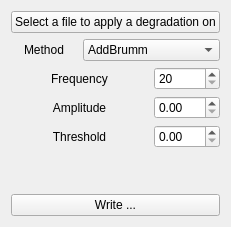
      <widget class="QWidget" name="degradationTab">
       <attribute name="title">
        <string>Degradation methods</string>
       </attribute>
       <layout class="QGridLayout" name="gridLayout_13">
        <item row="3" column="0">
         <widget class="QPushButton" name="degradationWrite">
          <property name="cursor">
           <cursorShape>PointingHandCursor</cursorShape>
          </property>
          <property name="text">
           <string>Write ...</string>
          </property>
          <property name="icon">
           <iconset resource="icons/qstyle.qrc">
            <normaloff>:/trolltech/styles/commonstyle/images/desktop-32.png</normaloff>:/trolltech/styles/commonstyle/images/desktop-32.png</iconset>
          </property>
          <property name="iconSize">
           <size>
            <width>32</width>
            <height>32</height>
           </size>
          </property>
         </widget>
        </item>
        <item row="1" column="0">
         <layout class="QGridLayout" name="gridLayout_12">
          <item row="4" column="2">
           <widget class="QDoubleSpinBox" name="degradationThreshold"/>
          </item>
          <item row="3" column="2">
           <widget class="QDoubleSpinBox" name="degradationAmplitude"/>
          </item>
          <item row="4" column="0" colspan="2">
           <widget class="QLabel" name="label_9">
            <property name="text">
             <string>Threshold</string>
            </property>
            <property name="alignment">
             <set>Qt::AlignCenter</set>
            </property>
           </widget>
          </item>
          <item row="2" column="2">
           <widget class="QSpinBox" name="degradationFrequency">
            <property name="minimum">
             <number>20</number>
            </property>
            <property name="maximum">
             <number>8000</number>
            </property>
           </widget>
          </item>
          <item row="1" column="1" colspan="2">
           <widget class="QComboBox" name="degradationMethod">
            <item>
             <property name="text">
              <string>AddBrumm</string>
             </property>
            </item>
            <item>
             <property name="text">
              <string>AddWhiteNoise</string>
             </property>
            </item>
            <item>
             <property name="text">
              <string>Amplify</string>
             </property>
            </item>
            <item>
             <property name="text">
              <string>Convolution</string>
             </property>
            </item>
            <item>
             <property name="text">
              <string>Exchange</string>
             </property>
            </item>
            <item>
             <property name="text">
              <string>FFTAmplify</string>
             </property>
            </item>
            <item>
             <property name="text">
              <string>FFTNoise</string>
             </property>
            </item>
            <item>
             <property name="text">
              <string>Invert</string>
             </property>
            </item>
            <item>
             <property name="text">
              <string>Smooth</string>
             </property>
            </item>
            <item>
             <property name="text">
              <string>Stat1</string>
             </property>
            </item>
            <item>
             <property name="text">
              <string>ZeroCross</string>
             </property>
            </item>
           </widget>
          </item>
          <item row="2" column="0" colspan="2">
           <widget class="QLabel" name="label_8">
            <property name="text">
             <string>Frequency</string>
            </property>
            <property name="alignment">
             <set>Qt::AlignCenter</set>
            </property>
           </widget>
          </item>
          <item row="3" column="0" colspan="2">
           <widget class="QLabel" name="label_7">
            <property name="text">
             <string>Amplitude</string>
            </property>
            <property name="alignment">
             <set>Qt::AlignCenter</set>
            </property>
           </widget>
          </item>
          <item row="1" column="0">
           <widget class="QLabel" name="label_6">
            <property name="layoutDirection">
             <enum>Qt::LeftToRight</enum>
            </property>
            <property name="text">
             <string>Method</string>
            </property>
            <property name="alignment">
             <set>Qt::AlignCenter</set>
            </property>
           </widget>
          </item>
         </layout>
        </item>
        <item row="0" column="0">
         <widget class="QPushButton" name="degradationSelect">
          <property name="cursor">
           <cursorShape>PointingHandCursor</cursorShape>
          </property>
          <property name="text">
           <string>Select a file to apply a degradation on</string>
          </property>
          <property name="icon">
           <iconset resource="icons/qstyle.qrc">
            <normaloff>:/trolltech/styles/commonstyle/images/standardbutton-open-32.png</normaloff>:/trolltech/styles/commonstyle/images/standardbutton-open-32.png</iconset>
          </property>
          <property name="iconSize">
           <size>
            <width>32</width>
            <height>32</height>
           </size>
          </property>
         </widget>
        </item>
        <item row="2" column="0">
         <spacer name="verticalSpacer_4">
          <property name="orientation">
           <enum>Qt::Vertical</enum>
          </property>
          <property name="sizeHint" stdset="0">
           <size>
            <width>20</width>
            <height>40</height>
           </size>
          </property>
         </spacer>
        </item>
       </layout>
      </widget>
